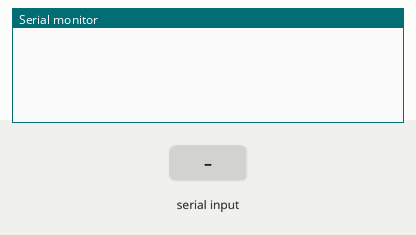
Simulated run of this sketch. Board: Arduino Mega 2560, built with avr-gcc and run on an emulated ATmega2560. Parts: the last lines printed to the serial monitor. Inputs (shaded band) come from the test bench.

Above: at 1.2 s.
1.3 s: "##" received over Serial
At 2.5 s:
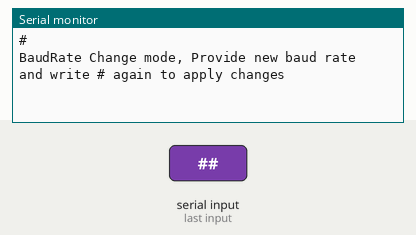
2.8 s: "##" received over the second serial link
At 3.9 s:
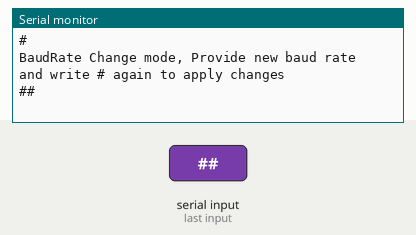
4.3 s: "90,45#" received over the second serial link
At 5.0 s:
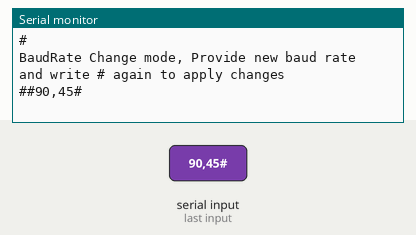

Measured:
- after the input at 1.3 s, the serial monitor: prints a new line at once (image 1)
- after the input at 2.8 s, the serial monitor: prints a new line at once (image 2)
- after the input at 4.3 s, the serial monitor: prints a new line at once (image 3)

The sketch:

xiao_m0_probe.ino
```cpp
#include <stdlib.h>

#define SerialProbe Serial1

void setup() {
  Serial.begin(921600);
  SerialProbe.begin(115200);
}

char recv_buffer[30] = {};

void loop() {
  while(Serial.available()){
    char val = Serial.read();
    if (val == '#'){
      Serial.println("#");
      Serial.println("BaudRate Change mode, Provide new baud rate and write # again to apply changes");
      Serial.setTimeout(30000);
      Serial.readBytesUntil('#', recv_buffer, 29);
      Serial.setTimeout(1000);
      char* end;
      int new_baud = strtol(recv_buffer, &end, 10);
      if((new_baud  > 1200) && (new_baud<1000000)){
        SerialProbe.begin(new_baud);
        Serial.println("baudrate updated!");
      }
    }else{
      SerialProbe.write(val);
    }
  }
  while(SerialProbe.available()){
    Serial.write(SerialProbe.read());
  }

}
```
